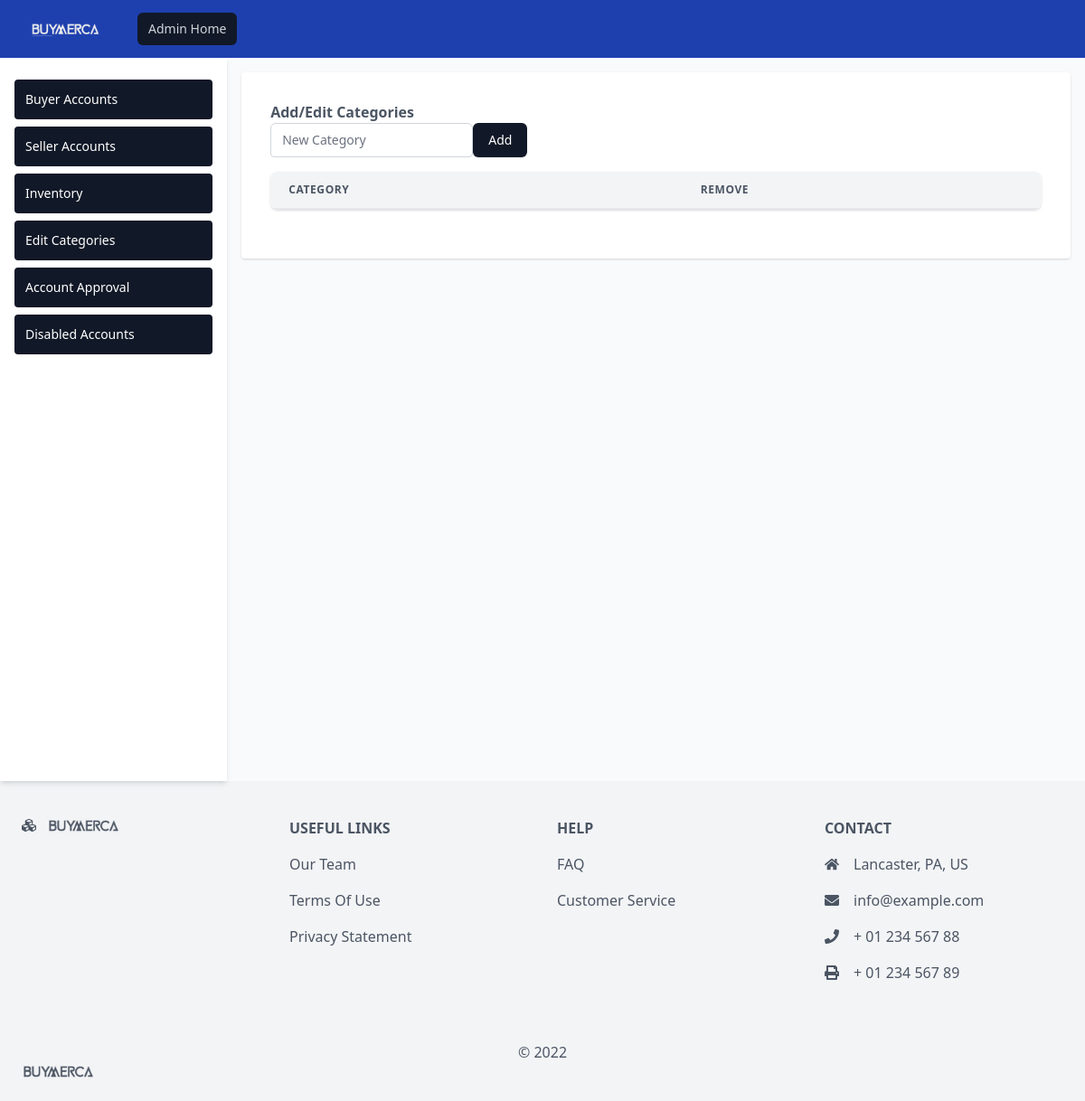
Before: /editCategories.php with the older database file.
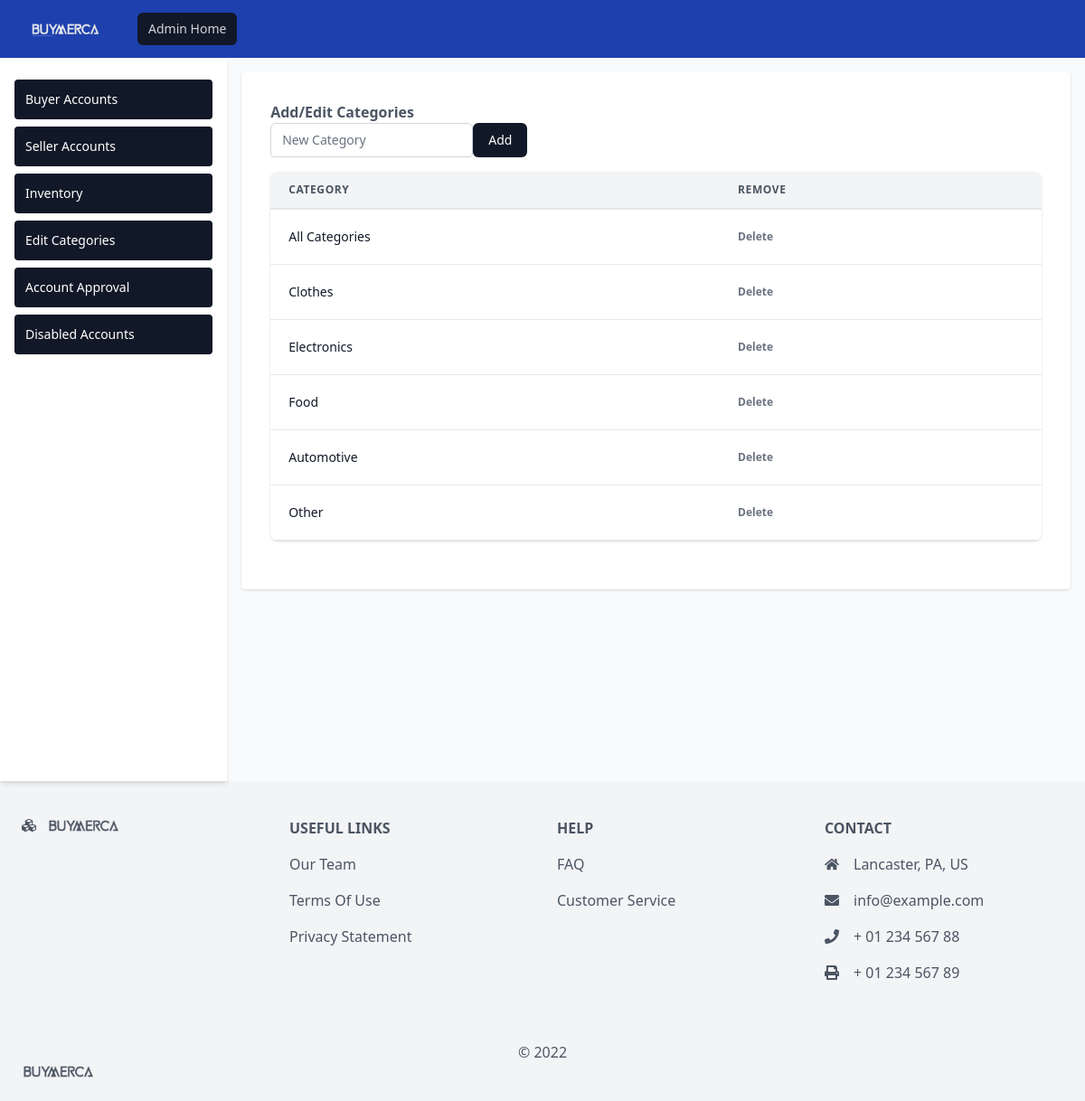
After: the same page with the newer database file.
### tables this page shows
CREATE TABLE `categories` (
  `categories_ID` int(11) NOT NULL,
  `categories` varchar(255) NOT NULL
);

### editCategories.php (the view, shortened to what this page needs)
<?php
    include 'db_connection.php';
    $table = "SELECT * FROM categories";
    $query = mysqli_query($conn, $table);
?>
<?php
include 'templates/nav-admin.php';
?>
<main class="flex w-full">
  <?php
  include 'templates/admin-side-bar.php';
  ?>
    <section class="w-full p-4">
        <div class="w-full text-md">
            <div class="bg-white shadow sm:rounded">
                <div class="mt-5 md:mt-0 md:col-span-2">
                    <div class="bg-white p-8 rounded-md w-full">
                        <div class=" flex items-center justify-between">
                            <div>
                                <h2 class="text-gray-600 font-semibold">Add/Edit Categories</h2>
                            </div>
                        </div>
                        <form action="editCategories.php" method="POST">
                            <div class="flex w-1/3">
                                <input type="text" name="cat" id="cat" placeholder="New Category" class="appearance-none rounded relative block w-full px-3 py-2 border border-gray-300 placeholder-gray-500 text-gray-900 rounded-t-md focus:outline-none focus:ring-indigo-500 focus:border-indigo-500 focus:z-10 sm:text-sm">
                                <button type="submit" name="add" id="add" value="add" class="inline-flex justify-center py-2 px-4 border border-transparent shadow-sm text-sm font-medium rounded-md text-white bg-gray-900 hover:bg-gray-700 focus:outline-none focus:ring-2 focus:ring-offset-2 focus:ring-indigo-500">Add</button>
                            </div>
                            <div class="-mx-4 sm:-mx-8 px-4 sm:px-8 py-4 overflow-x-auto">
                                <div class="inline-block min-w-full shadow rounded-lg overflow-hidden">
                                    <table class="min-w-full leading-normal">
                                        <thead>
                                            <tr>
                                            <th
                                                class="px-5 py-3 border-b-2 border-gray-200 bg-gray-100 text-left text-xs font-semibold text-gray-600 uppercase tracking-wider">
                                                Category
                                            </th>
                                            <th
                                                class="px-5 py-3 border-b-2 border-gray-200 bg-gray-100 text-left text-xs font-semibold text-gray-600 uppercase tracking-wider">
                                                Remove
                                            </th>
                                            </tr>
                                        </thead>
                                        <tbody>
                                          <?php
                                          $row = mysqli_num_rows($query);
                                          if($row > 0) {
                                            while($res = mysqli_fetch_array($query)) {
                                            echo "<tr>
                                            <td class='px-5 py-5 border-b border-gray-200 bg-white text-sm'><p class='text-gray-900 whitespace-no-wrap'>"
                                                .$res['categories'].
                                            "</p></td>
                                            <td class='px-5 py-5 border-b border-gray-200 bg-white text-xs text-gray-500 font-semibold hover:text-red-500'>
                                                <a href='editCategories.php?categories=".$res['categories']."'>Delete</a>
                                            </td>
                                            </tr>";
                                          }
                                        }
                                        ?>
                                        </tbody>
                                    </table>
                                </div>
			                    </div>
                        </form>
	                </div>
                </div>
            </div>
        </div>
    </section>
</main>

Changed rows visible on the page:
added categories: categories "All Categories"
added categories: categories "Clothes"
added categories: categories "Electronics"
added categories: categories "Food"
added categories: categories "Automotive"
added categories: categories "Other"
